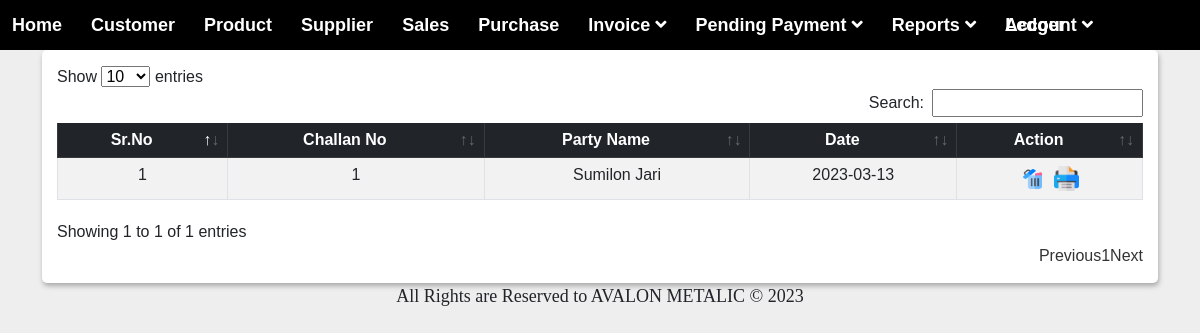
The page /sales/view_inv.php on the database as committed earlier.
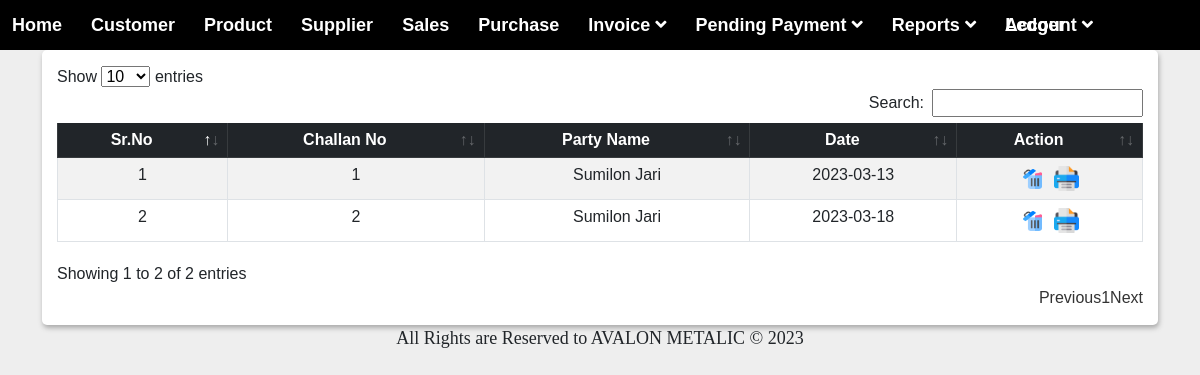
The same page on the database as committed later.
### tables this page shows
CREATE TABLE `sales` (
  `id` int(100) NOT NULL,
  `productid` varchar(250) NOT NULL,
  `challan_no` int(50) NOT NULL,
  `party_name` varchar(200) NOT NULL,
  `date` date NOT NULL DEFAULT current_timestamp(),
  `product_name` varchar(200) NOT NULL,
  `box_no` varchar(100) NOT NULL,
  `bobin` varchar(50) NOT NULL,
  `quantity` varchar(50) NOT NULL,
  `rate` varchar(50) NOT NULL,
  `amount` varchar(100) NOT NULL,
  `pymnt_mode` varchar(50) NOT NULL
);

CREATE TABLE `party` (
  `id` int(50) NOT NULL,
  `name` varchar(100) NOT NULL,
  `alias` varchar(100) NOT NULL,
  `city` varchar(100) NOT NULL,
  `area` varchar(100) NOT NULL,
  `state` varchar(100) NOT NULL,
  `pan_no` varchar(100) NOT NULL,
  `adhar_no` varchar(100) NOT NULL,
  `gstin` varchar(100) NOT NULL,
  `con_per_name` varchar(100) NOT NULL,
  `address` varchar(500) NOT NULL,
  `pin` varchar(100) NOT NULL,
  `mo_no` varchar(100) NOT NULL,
  `phone_no` varchar(100) NOT NULL,
  `fax` varchar(100) NOT NULL,
  `email` varchar(100) NOT NULL,
  `website` varchar(100) NOT NULL
);

### sales/view_inv.php (the view, shortened to what this page needs)
<?php
include('../inc/connection.php');
include('../inc/menu.php');
?>
<!DOCTYPE html>
<html lang="en">
<head>
    <link rel="stylesheet" href="../assets/css/bootstrap.min.css">
    <link rel="stylesheet" href="../assets/css/datatables.min.css">
    <link rel="stylesheet" href="../assets/css/style.css">
    <link rel="stylesheet" href="../assets/buttons.dataTables.min.css">
</head>
<body>
    <div class="container">
        <div class="data_table">
            <form method="post">
                <table id="example" class="table table-striped table-bordered display">
                    <thead class="table-dark">
                        <tr>
                        <tr>
                            <th style="text-align: center;">Sr.No</th>
                            <th style="text-align: center;">Challan No</th>
                            <th style="text-align: center;">Party Name</th>
                            <th style="text-align: center;">Date</th>
                            <th style="text-align: center;">Action</th>
                        </tr>
                    </thead>
                    <tbody>
                        <?php
                        $cnt = 1;
                        $query = "SELECT party.name, sales.id, sales.challan_no, sales.date, sales.product_name, sales.quantity, sales.rate, sales.amount
                        FROM sales
                        JOIN party ON party.id = sales.party_name
                        GROUP BY sales.challan_no;
                         ";
                        $res = mysqli_query($con, $query);
                        while ($row = mysqli_fetch_array($res)) {
                        ?>
                        <tr>
                            <td style="text-align: center;"><?= $cnt; ?></td>
                            <td style="text-align: center;"><?= $row['challan_no']; ?></td>
                            <td style="text-align: center;"><?= $row['name']; ?></td>
                            <td style="text-align: center;"><?= $row['date']; ?></td>
                            <td style="text-align: center;">
                                <a href="del_inv.php?id=<?php echo $row['challan_no']; ?>"
                                    onclick="return confirm('Are You Sure??');"><img src="../IMG/delete.png"
                                        height="20px" width="25px"></a>&nbsp;
                                <a href="print.php?id=<?php echo $row['challan_no']; ?>"><img src="../IMG/print.png"
                                        height="25px" width="25PX"></a>
                            </td>
                        </tr>
                        <?php
                            $cnt++;
                        }
                        ?>
                    </tbody>
                </table>
            </form>
        </div>
    </div>
</body>
</html>
<?php
include('../inc/footer.php');
?>

Rows that differ between the two databases and show on the page:
added sales: challan_no "2", party.name "Sumilon Jari", date "2023-03-18"
Other text that changed with them:
text written by a page script: "Show entries Search: Showing 1 to 1 of 1 entries Previous 1 Next" → "Show entries Search: Showing 1 to 2 of 2 entries Previous 1 Next"
